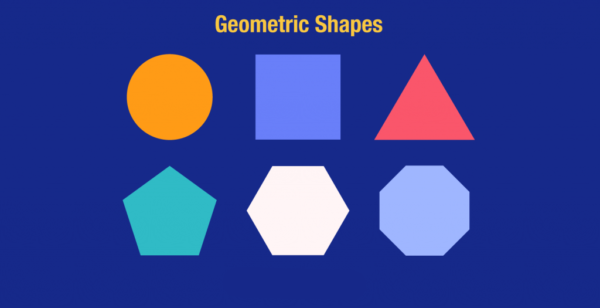
#> input picture lab6/geometric.png, 600 x 308 px
$ jupyter execute 2.3.ipynb
#> lines starting #> are read from the running program, lines starting #| are printed output that depends on the picture
2.3.	Dò tìm cạnh với Sobel Filter
Thay vì dùng lệnh shift để dò tìm cạnh, Sobel sử dụng kernel để thực hiện tìm cạnh

[cell 1]
from PIL import Image
import numpy as np
import imageio.v2 as iio
import scipy.ndimage as nd
from skimage.morphology import label
from skimage.measure import regionprops
import matplotlib.pylab as plt
import matplotlib.patches as mpatches
from skimage.filters.thresholding import threshold_otsu

data = Image.open('geometric.png')
#> data is the input picture: PIL image 600x308 RGBA; mean R, G, B, A 53.8, 67.2, 147.4, 255
a = nd.sobel(data, axis=0)
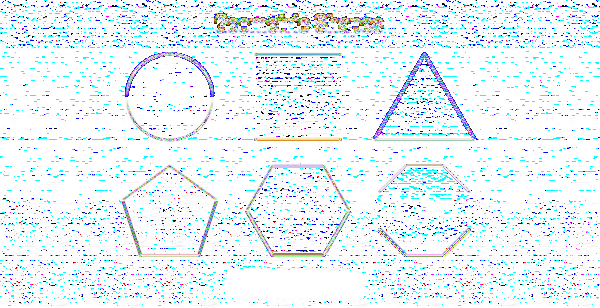
#> a: shape (308, 600, 4); mean R, G, B, A 77.7, 85.4, 79.5, 63.6; transparent parts drawn white
b = nd.sobel(data, axis=1)
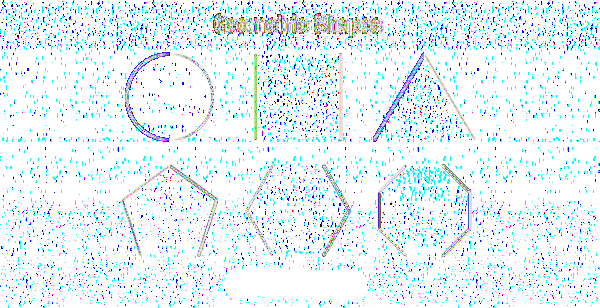
#> b: shape (308, 600, 4); mean R, G, B, A 76.9, 85.6, 78.7, 61.1; transparent parts drawn white
bmg = abs(a) + abs(b)
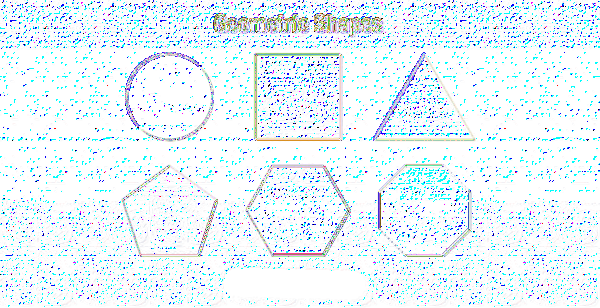
#> bmg: shape (308, 600, 4); mean R, G, B, A 76.7, 84.2, 77.6, 59.4; transparent parts drawn white
plt.imshow(bmg)
plt.show()
